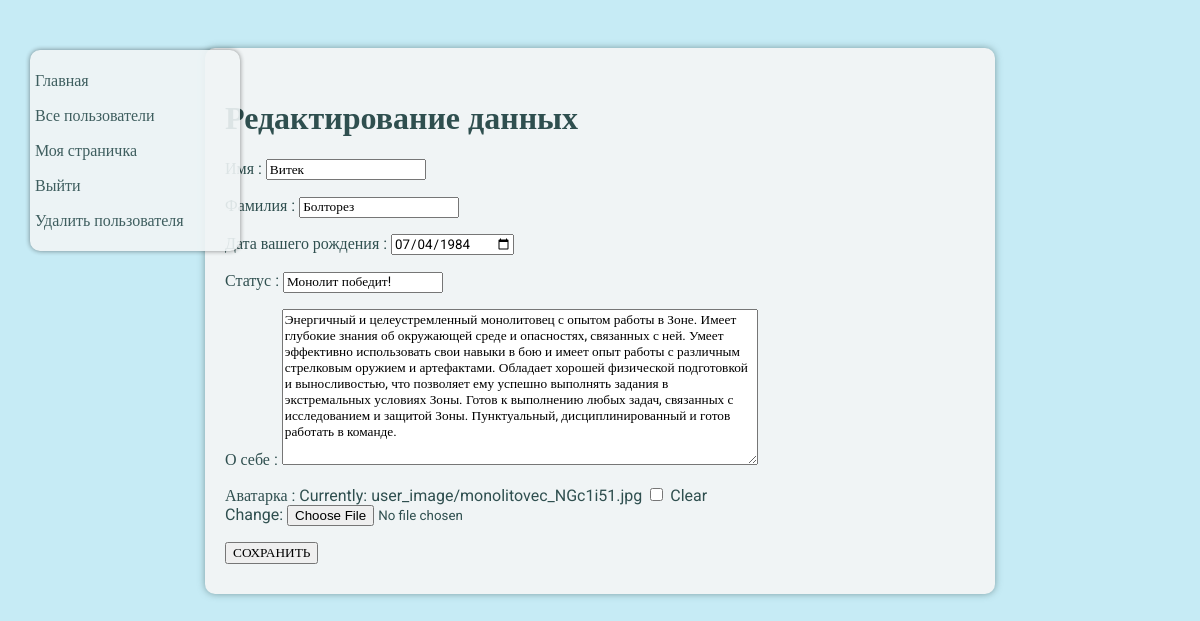
The page /update/2 (signed in) on the database its author committed.
### social_network/models.py (models this page shows)
class User(AbstractUser):
    image = models.ImageField(upload_to='user_image', blank=True, null=True)
    page = models.OneToOneField('Profile', on_delete=models.CASCADE, null=True)
    commentaries = models.ForeignKey('Message', on_delete=models.CASCADE, null=True, blank=True)

class Profile(models.Model):
    date_birth = models.DateField(blank=True, default=None, null=True)
    status = models.CharField(max_length=1000, blank=True, default='Привет я новенький :)')
    about = models.TextField(blank=True, default='Обо мне ...')

### social_network/views.py (the view)
# urls.py: path('update/<int:pk>', update_page, name='update'),
@login_required
def update_page(request, pk):
    if pk == request.user.pk:
        if request.method == 'POST':
            form = UpdateForm(request.POST, request.FILES)
            if form.is_valid():
                cd = form.cleaned_data
                user = get_user_model().objects.get(pk=pk)
                user.first_name = cd['first_name']
                user.last_name = cd['last_name']
                if cd['image']:
                    user.image = cd['image']
                user.save()
                profile = Profile.objects.get(pk=pk)
                profile.status = cd['status']
                profile.date_birth = cd['date_birth']
                profile.about = cd['about']
                profile.save()
                return redirect(reverse_lazy('main:profile', kwargs={'pk': pk}))
        else:
            stub = get_user_model().objects.get(pk=pk).first_name
            stub2 = get_user_model().objects.get(pk=pk).last_name
            stub3 = get_user_model().objects.get(pk=pk).image
            stub4 = Profile.objects.get(pk=pk).status
            stub5 = Profile.objects.get(pk=pk).date_birth
            stub6 = Profile.objects.get(pk=pk).about
            dict1 = {
                'first_name': stub,
                'last_name': stub2,
                'image': stub3,
                'status': stub4,
                'date_birth': stub5,
                'about': stub6
            }
            form = UpdateForm(initial=dict1)
        context = {
            'form': form,
            'title': 'Редактирование данных'
        }
        return render(request, 'social_network/update.html', context=context)
    else:
        return redirect('/')

### social_network/forms.py
class UpdateForm(forms.Form):
    first_name = forms.CharField(label='Имя ')
    last_name = forms.CharField(label='Фамилия ')
    date_birth = forms.DateField(label='Дата вашего рождения ', widget=forms.DateInput(attrs={'type': 'date'}))
    status = forms.CharField(label='Статус ')
    about = forms.CharField(label='О себе ', widget=forms.Textarea(attrs={
                            'cols': 65, 'rows': 10, 'placeholder': 'Введите текст'}))
    image = forms.ImageField(label='Аватарка ', required=False)

### social_network/templates/social_network/update.html (shortened to what this page needs)
{% extends 'social_network/base.html' %}
{% block navigation %}
        <a href="{% url 'main:index' %}"><p>Главная</p></a>
        <a href="{% url 'main:all_users' %}"><p>Все пользователи</p></a>
        <a href="{% url 'main:profile' request.user.id %}"><p>Моя страничка</p></a>
        <a href="{% url 'main:logout' %}"><p>Выйти</p></a>
        <a href="{% url 'main:wanna_delete' request.user.id %}"><p>Удалить пользователя</p></a>
{% endblock %}
{% block content %}
    <h1>{{ title }}</h1>
    <form method="post" enctype="multipart/form-data">
        {{ form.as_p }}
        <button type="submit">СОХРАНИТЬ</button>
    </form>
{% endblock %}

### social_network/static/social_network/style.css (style rules this page uses)
* { font-family: 'Roboto'; }
a { text-decoration:none; color: DarkSlateGray; }
body { background:#c6ebf5; display:flex; justify-content:center; }

### rows shown on the page
User: first_name "Витек", last_name "Болторез"
Profile: date_birth "07/04/1984", status "Монолит победит!", about "Энергичный и целеустремленный монолитовец с опытом работы в Зоне. Имеет глубокие знания об окружающей среде и опасностях, связанных с ней. Умеет эффективно использовать свои навыки в бою и имеет опыт работы с различным стрелковым оружием и артефактами. Обладает хорошей физической подготовкой и выносливостью, что позволяет ему успешно выполнять задания в экстремальных условиях Зоны. Готов к выполнению любых задач, связанных с исследованием и защитой Зоны. Пунктуальный, дисциплинированный и готов работать в команде."

### other values the page prints
{{ title }} "Редактирование данных"
